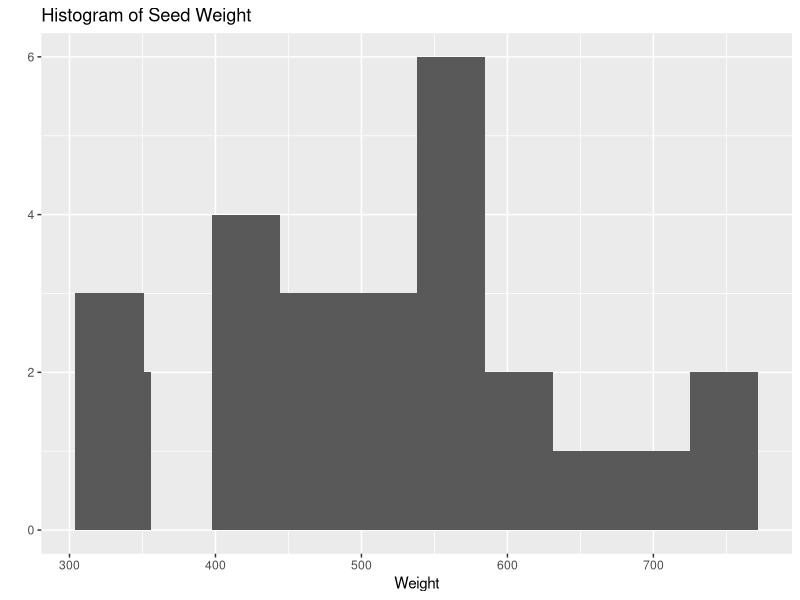

R code for this plot:
## ---- chunk 1
library(readr)
library(magrittr)
library(ggplot2)
## ---- chunk 2
pnorm(0.64)
## ---- chunk 3
pnorm(-0.37)
## ---- chunk 4
pnorm(1.24, lower.tail = FALSE)
1 - pnorm(1.24)
## ---- chunk 5
pnorm(1.15) - pnorm(-0.37)
## ---- chunk 6
qnorm(0.3300)
## ---- chunk 7
qnorm(0.1841, lower.tail = FALSE)
## ---- chunk 8
pnorm(5.7, mean = 5.4, sd = 0.2)
## ---- chunk 9
pnorm(5.3, mean = 5.4, sd = 0.2, lower.tail = FALSE)
## ---- chunk 10
pnorm(5.5, mean = 5.4, sd = 0.2) - pnorm(5.2, mean = 5.4, sd = 0.2)
## ---- chunk 11
qnorm(0.85, mean = 5.4, sd = 0.2)
## ---- chunk 12
seeds <- read_csv("Seeds.csv")
## ---- chunk 13
qplot(Weight, data = seeds) +
  stat_bin(bins = 10) + 
  ggtitle("Histogram of Seed Weight")
## ---- chunk 14
mean(seeds$Weight)
## ---- chunk 15
sd(seeds$Weight)
## ---- chunk 16
seed_ci <- t.test(seeds$Weight)
seed_ci$conf.int
